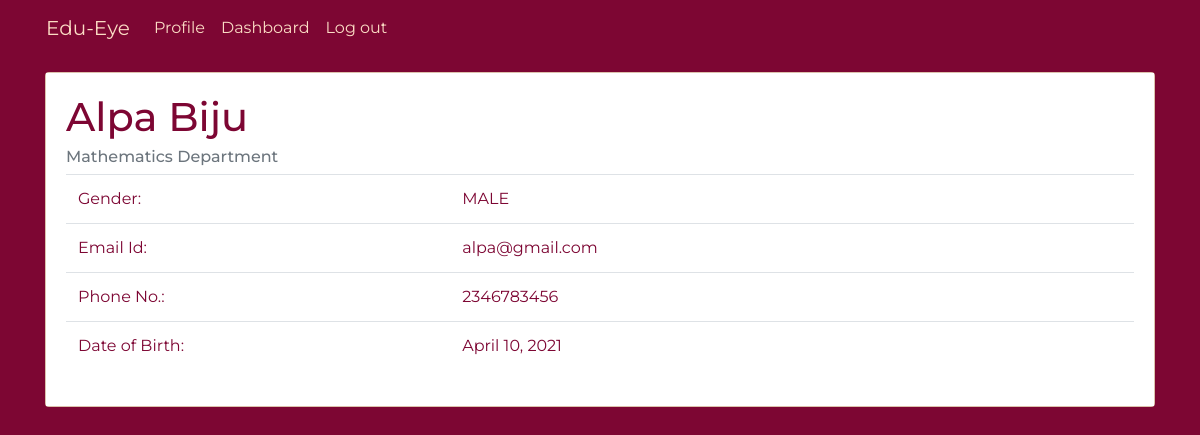
Page /teacher/profile_teacher (signed in) on the committed database.
### account/models.py (models this page shows, shortened)
class TeacherProfile(models.Model):
    GENDER = (('M','MALE'),('F','FEMALE'))
    SUBJECT = (("MATH", "Mathematics"), ("ENG", "English"),
                  ("HINDI", "Hindi"), ("SCI", "Science"))
    department = models.TextField(default=1,choices=SUBJECT)
    teacher = models.OneToOneField(User, on_delete=models.CASCADE)
    gender = models.CharField(default='M',choices=GENDER, max_length=1)
    first_name = models.CharField(max_length=255)
    last_name = models.CharField(max_length=255)
    phone = models.IntegerField()
    dob = models.DateField()

class User(AbstractBaseUser):
    email = models.EmailField(
        verbose_name='Email Address',
        max_length=255,
        unique=True,
    )
    is_active = models.BooleanField(default=True)
    is_student = models.BooleanField(default=False)
    is_teacher = models.BooleanField(default=False)
    is_principal = models.BooleanField(default=False)
    is_staff = models.BooleanField(default=False)
    is_admin = models.BooleanField(default=False)
    USERNAME_FIELD = 'email'
    REQUIRED_FIELDS = []
    object = UserManager()

### teacher/views.py (the view)
# urls.py: path('profile_teacher', views.TeachProfile, name="profile_teacher"),
@login_required(login_url='login')
def TeachProfile(request):
    if request.user.is_teacher ==True:
        currUser = request.user.email
        Teacher = get_object_or_404(TeacherProfile, teacher_id=request.user.id)
        return render(request, 'teacher/profile.html',{'Teacher':Teacher})
    else:
        print("NOT A Teacher!! login as teacher :P")
        return redirect('login')

### templates/teacher/profile.html
{% extends 'basic.html' %}
{% load static %}
{% load crispy_forms_tags %}
{% block body %}
<div class="container">
  <div class="card mb-3 mt-3">
    <div class="card-body" style="background-color:#fff">
      <h1 class="card-title">{{Teacher.first_name}} {{Teacher.last_name}}</h1>
      <h6 class="card-subtitle mb-2 text-muted">{{Teacher.get_department_display}} Department</h6>
      <table class="table table-borderless">
        <tbody>
          <tr>
            <td>Gender:</td>
            <td>{{Teacher.get_gender_display}}</td>
            <td></td>
            <td></td>
            <td></td>
          </tr>
          <tr>
            <td>Email Id:</td>
            <td>{{Teacher.teacher.email}}</td>
            <td></td>
            <td></td>
            <td></td>
          </tr>
          <tr>
            <td>Phone No.:</td>
            <td>{{Teacher.phone}}</td>
            <td></td>
            <td></td>
            <td></td>
          </tr>
          <tr>
            <td>Date of Birth: </td>
            <td>{{Teacher.dob}}</td>
            <td></td>
            <td></td>
            <td></td>
          </tr>
        </tbody>
      </table>
    </div>
  </div>
</div>
{% endblock body %}

### static/css/basic.css (style rules this page uses)
* { margin: 0; padding: 0; outline: none; box-sizing: border-box; font-family: 'Montserrat', sans-serif; }
body { background-color: #7d0633 !important; margin-bottom: 20px; }
.container { background-color: #7d0633 !important; color: #fbdcc4 !important; }
.card { background-color: #fbdcc4 !important; color: #7d0633; }
.card-body { background-color: #7d0633; }

### rows in the picture
TeacherProfile: first_name "Alpa", last_name "Biju", department "Mathematics", gender "MALE", teacher.email "alpa@gmail.com", phone "2346783456", dob "April 10, 2021"
